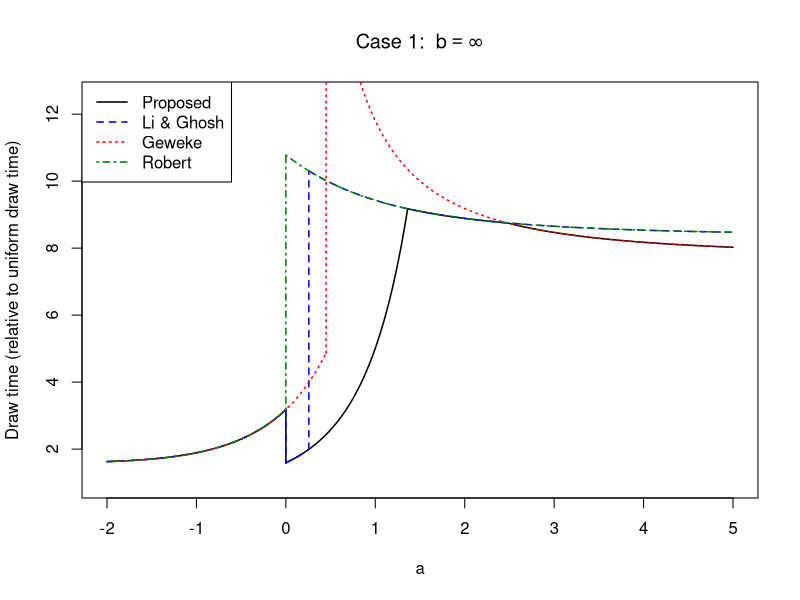

Generate this figure with R:
rm(list=ls())

# Costs from draw-perf (for stl)
#c_N <- 39.7798; c_U <- 10.5276; c_Exp <- 40.5834; c_ex <- 17.4958; c_sqrt <- 4.5262; a0 <- 0.7264; a0s <- 2.6948
# Costs from draw-perf (for boost)
c_N <- 12.0019; c_U <- 7.5485; c_Exp <- 33.3674; c_ex <- 17.4958; c_sqrt <- 4.5262; a0 <- 1.3618; a0s <- 2.4763
# Costs from draw-perf (for gsl-zigg)
#c_N <- 11.4305; c_U <- 6.9962; c_Exp <- 24.3831; c_ex <- 17.4958; c_sqrt <- 4.5262; a0 <- 1.2990; a0s <- 2.2527
# Costs from draw-perf (for gsl-rat)
#c_N <- 26.1273; c_U <- 6.9962; c_Exp <- 24.3831; c_ex <- 17.4958; c_sqrt <- 4.5262; a0 <- 0.7974; a0s <- 2.2527
# Costs from draw-perf (for gsl-BoxM)
#c_N <- 54.3344; c_U <- 6.9962; c_Exp <- 24.3831; c_ex <- 17.4958; c_sqrt <- 4.5262; a0 <- 0.2259; a0s <- 2.2527

# I could add timings for multiplications and additions, too, but when combined with other operations
# they often require no extra time.  For example, to compute:
#     0.5*(a + sqrt(a*a+4))
# appears (based on testing) to take exactly as long to compute as just sqrt(a), i.e. we
# are getting the other calculations essentially for free (at least on my Intel 2500K CPU),
# presumably because the CPU is able to perform the multiplications and additions using other
# execution units while the sqrt completes.  Even if this wasn't the case, however, they are
# extremely fast calculations relative to the above timings (around 19 times faster than c_sqrt).

a0_LG <- 0.2570
a0_Gw <- 0.45

# Line width:
lwd <- 1.5
# Colours and line styles
col <- rgb(0,0,0,1) # Our line
lty <- 1 # Solid
col_LG <- rgb(0,0,1,1) # Li and Ghosh
lty_LG <- 2
col_Gw <- rgb(1,0,0,1) # Geweke
lty_Gw <- 3
col_Ro <- rgb(0,0.5,0,1) # Robert
lty_Ro <- 4

# Shift the lines vertically by this amount for the older implementations to make them visible
# For precision, set this to F, for a less precise but easier to read graph, T
enable_vshift <- F
vshift_LG <- ifelse(enable_vshift, -0.05, 0)
vshift_Gw <- ifelse(enable_vshift,  0.05, 0)
vshift_Ro <- ifelse(enable_vshift, -0.10, 0)

c_NR <- c_HR <- c_N
c_UR <- 2*c_U + c_ex
# Li and Ghosh require lambda = (a+sqrt(a^2-4)) to be calculated, but this doesn't
# need to be recalculated every draw, hence it is a fixed cost component.
# Geweke doesn't calculate this at all (and so ER has no fixed cost component); I calculate
# it only when a is below the a0s threshold.
c_ER_fixed <- c_sqrt
# Drawing from a 1-sided exponential requires an exponential draw, a uniform draw, and
# an exponential calculation
c_ER1_draw <- c_Exp + c_U + c_ex
# Drawing from a 2-sided exponential is more complicated: we draw exponentials (and add a to them)
# until we get one less than b, THEN draw a uniform and calculate the exponential.  But the expected
# cost then depends on the likelihood of getting admissable Exp draws, i.e. it depends on the cdf
# of b-a, which also depends on the lambda parameter for the Exponential distribution being used.
Ec_ER2_draw <- function(b_less_a, lambda)
  c_Exp / pexp(b_less_a, lambda) + c_U + c_ex

graph_lim <- c(1,12.5)

# Enable this code to get all the ratios equal to 1, which should correspond to Li and Ghosh
if (F) {
  c_U <- 1
  c_NR <- 1
  c_HR <- 1
  c_UR <- 1
  c_ER_fixed <- 0
  c_ER1_draw <- 1
  c_ER2_draw <- function(...) 1
  c_ex <- 0
  c_sqrt <- 0
  a0 <- 0.2570
  graph_lim <- c(1,3)
}

# Ratios (relative to U[a,b] draw time)
cr_NR <- c_NR / c_U
cr_HR <- c_HR / c_U
cr_UR <- c_UR / c_U
cr_ER_fixed <- c_ER_fixed / c_U
cr_ER1_draw <- c_ER1_draw / c_U
cr_ER2_draw <- function(...) Ec_ER2_draw(...) / c_U

lambda <- function(a) (a+sqrt(a*a+4))/2

# Acceptance probabilities as a function of a and b:
p_NR <- function(a, b=Inf) if (any(a >= b)) stop("p_NR error: a >= b") else ifelse(a > 0, pnorm(a, low=F) - pnorm(b, low=F), pnorm(b) - pnorm(a))
p_HR <- function(a, b=Inf) if (any(a < 0)) stop("p_HR error: a < 0") else 2*p_NR(a, b)
p_ER_lam <- function(a, lam, b) sqrt(2*pi)*lam*exp(lam*a - lam^2/2)*p_NR(a,b)
p_ER <- function(a, b=Inf) p_ER_lam(a, lambda(a), b)

# Geweke also proposed an ER, but simplified the calculation by using lambda=a for
# the exponential (to avoid the sqrt); this lowers the acceptance rate, but also reduces
# computational complexity.  I also use this, but only above a pre-calculated threshold.
p_ER_s <- function(a, b=Inf) p_ER_lam(a, a, b)

plot(1, type="n", xlab=expression(a), ylab="Draw time (relative to uniform draw time)",
     xlim=c(-2, 5), ylim=graph_lim,
     main=expression("Case 1: " ~ b == infinity))

legend("topleft", legend=c("Proposed", "Li & Ghosh", "Geweke", "Robert"),
       col=c(col,col_LG,col_Gw,col_Ro), lty=c(lty,lty_LG,lty_Gw,lty_Ro), lwd=lwd
       )

# Adds piecewise functions to the current plot.
#
# funcs - a vector of functions
# jumps - a vector of x values where the function jumps; must be 1 shorter than funcs
# vshift - if non-zero (0 = default), a vertical adjustment to apply to the function (for visual distinguishing)
# ... - extra things to pass to curve (e.g. col and/or lty)
#
# The function[1] is drawn from -infinity to change[1], function[2] from change[1] to change[2],
# ..., function[n] from change[n-1] to +infinity.
curve_piecewise <- function(funcs, jumps, vshift=0, ...) {
  if (length(funcs) != 1 + length(jumps)) stop("curve_piecewise error: #funcs != 1+#jumps")
  for (i in 1:length(funcs)) {
    from <- if (i == 1) NULL else jumps[i-1]
    to <- if (i == length(funcs)) NULL else jumps[i]
    curve(funcs[[i]](x) + vshift, add=T, from=from, to=to, lwd=lwd, ...)
    if (i > 1)
      lines(c(jumps[i-1], jumps[i-1]), vshift + c(funcs[[i-1]](jumps[i-1]), funcs[[i]](jumps[i-1])), lwd=lwd, ...)
  }
}

# Ours:
# Normal rejection for a < 0; then half-normal until a0, then exponential:
curve_piecewise(
  c(
    function(a) cr_NR / p_NR(a),
    function(a) cr_HR / p_HR(a),
    function(a) cr_ER_fixed + cr_ER1_draw / p_ER(a),
    function(a) cr_ER1_draw / p_ER_s(a)
  ),
  c(0, a0, a0s),
  col=col, lty=lty
)

# Li and Ghosh
# Normal for a < 0; then half-normal until a0_LG, then exponential:
curve_piecewise(
  c(
    function(a) cr_NR / p_NR(a),
    function(a) cr_HR / p_HR(a),
    function(a) cr_ER_fixed + cr_ER1_draw / p_ER(a)
  ),
  c(0, a0_LG),
  vshift=vshift_LG,
  col=col_LG, lty=lty_LG
)

# Geweke:
# Normal for a <= a0_Gw; then simplified exponential:
curve_piecewise(
  c(
    function(a) cr_NR / p_NR(a),
    function(a) cr_ER1_draw / p_ER_s(a)
  ),
  c(a0_Gw),
  vshift=vshift_Gw,
  col=col_Gw, lty=lty_Gw
)

# Robert:
# Normal for a <= 0, exponential after that:
curve_piecewise(
  c(
    function(a) cr_NR / p_NR(a),
    # FIXME: does Robert require the sqrt?  Check it.
    function(a) cr_ER_fixed + cr_ER1_draw / p_ER(a)
  ),
  c(0),
  vshift=vshift_Ro,
  col=col_Ro, lty=lty_Ro
)

# Half-normal rejection for 0 <= a <= a0
#curve(cr_HR / p_HR(x), col="black", add=T, from=0, to=a0)
#curve(cr_HR / p_HR(x), col=rgb(0,0,1,0.5), add=T, from=a0, lty=2)


# Exponential rejection for a > a0
#curve(cr_ER / p_ER(x),
#      col=rgb(0,0.5,0,1), add=T, from=a0)
#curve(cr_ER / p_ER(x),
#      col=rgb(0,0.5,0,0.5), add=T, from=0, to=a0, lty=2)

# Add a line at Li and Ghosh's a0 and Geweke's a0 to show the inefficiency
#abline(v=a0_LG, lty=2)
#abline(v=a0_LG, lty=2)
